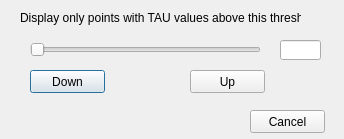
<?xml version="1.0" encoding="UTF-8"?>
<ui version="4.0">
 <class>dialogPcThresh</class>
 <widget class="QDialog" name="dialogPcThresh">
  <property name="geometry">
   <rect>
    <x>0</x>
    <y>0</y>
    <width>344</width>
    <height>139</height>
   </rect>
  </property>
  <property name="windowTitle">
   <string>dialogPcThresh</string>
  </property>
  <widget class="QLabel" name="label">
   <property name="geometry">
    <rect>
     <x>20</x>
     <y>10</y>
     <width>281</width>
     <height>16</height>
    </rect>
   </property>
   <property name="text">
    <string>Display only points with TAU values above this threshold</string>
   </property>
  </widget>
  <widget class="QSlider" name="threshSlider">
   <property name="geometry">
    <rect>
     <x>30</x>
     <y>40</y>
     <width>231</width>
     <height>19</height>
    </rect>
   </property>
   <property name="orientation">
    <enum>Qt::Horizontal</enum>
   </property>
  </widget>
  <widget class="QLineEdit" name="threshEdit">
   <property name="geometry">
    <rect>
     <x>280</x>
     <y>40</y>
     <width>41</width>
     <height>20</height>
    </rect>
   </property>
  </widget>
  <widget class="QPushButton" name="downButton">
   <property name="geometry">
    <rect>
     <x>30</x>
     <y>70</y>
     <width>75</width>
     <height>23</height>
    </rect>
   </property>
   <property name="text">
    <string>Down</string>
   </property>
  </widget>
  <widget class="QPushButton" name="upButton">
   <property name="geometry">
    <rect>
     <x>190</x>
     <y>70</y>
     <width>75</width>
     <height>23</height>
    </rect>
   </property>
   <property name="text">
    <string>Up</string>
   </property>
  </widget>
  <widget class="QPushButton" name="cancelButton">
   <property name="geometry">
    <rect>
     <x>250</x>
     <y>110</y>
     <width>75</width>
     <height>23</height>
    </rect>
   </property>
   <property name="text">
    <string>Cancel</string>
   </property>
  </widget>
 </widget>
 <layoutdefault spacing="6" margin="11"/>
 <resources/>
 <connections>
  <connection>
   <sender>threshSlider</sender>
   <signal>sliderReleased()</signal>
   <receiver>dialogPcThresh</receiver>
   <slot>doThresh()</slot>
   <hints>
    <hint type="sourcelabel">
     <x>50</x>
     <y>48</y>
    </hint>
    <hint type="destinationlabel">
     <x>21</x>
     <y>102</y>
    </hint>
   </hints>
  </connection>
  <connection>
   <sender>downButton</sender>
   <signal>clicked()</signal>
   <receiver>dialogPcThresh</receiver>
   <slot>doDown()</slot>
   <hints>
    <hint type="sourcelabel">
     <x>73</x>
     <y>84</y>
    </hint>
    <hint type="destinationlabel">
     <x>92</x>
     <y>103</y>
    </hint>
   </hints>
  </connection>
  <connection>
   <sender>upButton</sender>
   <signal>clicked()</signal>
   <receiver>dialogPcThresh</receiver>
   <slot>doUp()</slot>
   <hints>
    <hint type="sourcelabel">
     <x>216</x>
     <y>81</y>
    </hint>
    <hint type="destinationlabel">
     <x>190</x>
     <y>96</y>
    </hint>
   </hints>
  </connection>
  <connection>
   <sender>cancelButton</sender>
   <signal>clicked()</signal>
   <receiver>dialogPcThresh</receiver>
   <slot>reject()</slot>
   <hints>
    <hint type="sourcelabel">
     <x>272</x>
     <y>123</y>
    </hint>
    <hint type="destinationlabel">
     <x>234</x>
     <y>122</y>
    </hint>
   </hints>
  </connection>
 </connections>
 <slots>
  <slot>doThresh()</slot>
  <slot>doDown()</slot>
  <slot>doUp()</slot>
 </slots>
</ui>
